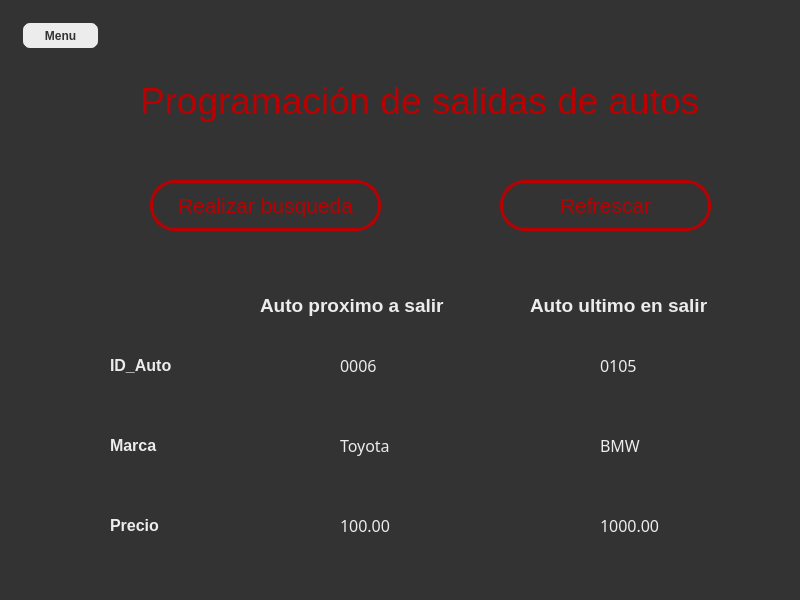
<?xml version="1.0" encoding="UTF-8"?>
<ui version="4.0">
 <class>PaginaSalida</class>
 <widget class="QMainWindow" name="PaginaSalida">
  <property name="geometry">
   <rect>
    <x>0</x>
    <y>0</y>
    <width>800</width>
    <height>600</height>
   </rect>
  </property>
  <property name="windowTitle">
   <string>MainWindow</string>
  </property>
  <property name="styleSheet">
   <string notr="true">background-color: rgb(51, 51, 51);</string>
  </property>
  <widget class="QWidget" name="centralwidget">
   <widget class="QPushButton" name="btn_Menu">
    <property name="geometry">
     <rect>
      <x>20</x>
      <y>20</y>
      <width>81</width>
      <height>31</height>
     </rect>
    </property>
    <property name="font">
     <font>
      <family>Nirmala UI</family>
      <weight>75</weight>
      <bold>true</bold>
     </font>
    </property>
    <property name="styleSheet">
     <string notr="true">border-style: solid;
border-width: 3px;
background-color: rgb(236, 236, 236);
color: rgb(51, 51, 51);
border-radius: 10px;</string>
    </property>
    <property name="text">
     <string>Menu</string>
    </property>
   </widget>
   <widget class="QLabel" name="label_3">
    <property name="geometry">
     <rect>
      <x>140</x>
      <y>60</y>
      <width>601</width>
      <height>81</height>
     </rect>
    </property>
    <property name="font">
     <font>
      <family>Microsoft JhengHei UI</family>
      <pointsize>28</pointsize>
     </font>
    </property>
    <property name="styleSheet">
     <string notr="true">background-color: rgb(51, 51, 51);
color: rgb(186, 0, 0);</string>
    </property>
    <property name="text">
     <string>Programación de salidas de autos</string>
    </property>
   </widget>
   <widget class="QPushButton" name="btn_busqueda">
    <property name="geometry">
     <rect>
      <x>150</x>
      <y>180</y>
      <width>231</width>
      <height>51</height>
     </rect>
    </property>
    <property name="font">
     <font>
      <pointsize>16</pointsize>
     </font>
    </property>
    <property name="styleSheet">
     <string notr="true">border-style: solid;
border-width: 3px;
border-color: rgb(186, 0, 0);
background-color: rgb(51, 51, 51);
color: rgb(186, 0, 0);
border-radius: 25px;</string>
    </property>
    <property name="text">
     <string>Realizar busqueda</string>
    </property>
   </widget>
   <widget class="QPushButton" name="btn_refrescar">
    <property name="geometry">
     <rect>
      <x>500</x>
      <y>180</y>
      <width>211</width>
      <height>51</height>
     </rect>
    </property>
    <property name="font">
     <font>
      <pointsize>16</pointsize>
     </font>
    </property>
    <property name="styleSheet">
     <string notr="true">border-style: solid;
border-width: 3px;
border-color: rgb(186, 0, 0);
background-color: rgb(51, 51, 51);
color: rgb(186, 0, 0);
border-radius: 25px;</string>
    </property>
    <property name="text">
     <string>Refrescar</string>
    </property>
   </widget>
   <widget class="QLabel" name="label">
    <property name="geometry">
     <rect>
      <x>260</x>
      <y>290</y>
      <width>191</width>
      <height>31</height>
     </rect>
    </property>
    <property name="font">
     <font>
      <family>Nirmala UI</family>
      <pointsize>14</pointsize>
      <weight>75</weight>
      <bold>true</bold>
     </font>
    </property>
    <property name="styleSheet">
     <string notr="true">color: rgb(236, 236, 236);</string>
    </property>
    <property name="text">
     <string>Auto proximo a salir</string>
    </property>
   </widget>
   <widget class="QLabel" name="label_2">
    <property name="geometry">
     <rect>
      <x>530</x>
      <y>290</y>
      <width>191</width>
      <height>31</height>
     </rect>
    </property>
    <property name="font">
     <font>
      <family>Nirmala UI</family>
      <pointsize>14</pointsize>
      <weight>75</weight>
      <bold>true</bold>
     </font>
    </property>
    <property name="styleSheet">
     <string notr="true">color: rgb(236, 236, 236);</string>
    </property>
    <property name="text">
     <string>Auto ultimo en salir</string>
    </property>
   </widget>
   <widget class="QLabel" name="label_4">
    <property name="geometry">
     <rect>
      <x>110</x>
      <y>350</y>
      <width>81</width>
      <height>31</height>
     </rect>
    </property>
    <property name="font">
     <font>
      <family>Nirmala UI</family>
      <pointsize>12</pointsize>
      <weight>75</weight>
      <bold>true</bold>
     </font>
    </property>
    <property name="styleSheet">
     <string notr="true">color: rgb(236, 236, 236);</string>
    </property>
    <property name="text">
     <string>ID_Auto</string>
    </property>
   </widget>
   <widget class="QLabel" name="label_5">
    <property name="geometry">
     <rect>
      <x>110</x>
      <y>430</y>
      <width>81</width>
      <height>31</height>
     </rect>
    </property>
    <property name="font">
     <font>
      <family>Nirmala UI</family>
      <pointsize>12</pointsize>
      <weight>75</weight>
      <bold>true</bold>
     </font>
    </property>
    <property name="styleSheet">
     <string notr="true">color: rgb(236, 236, 236);</string>
    </property>
    <property name="text">
     <string>Marca</string>
    </property>
   </widget>
   <widget class="QLabel" name="label_6">
    <property name="geometry">
     <rect>
      <x>110</x>
      <y>510</y>
      <width>81</width>
      <height>31</height>
     </rect>
    </property>
    <property name="font">
     <font>
      <family>Nirmala UI</family>
      <pointsize>12</pointsize>
      <weight>75</weight>
      <bold>true</bold>
     </font>
    </property>
    <property name="styleSheet">
     <string notr="true">color: rgb(236, 236, 236);</string>
    </property>
    <property name="text">
     <string>Precio</string>
    </property>
   </widget>
   <widget class="QLabel" name="label_7">
    <property name="geometry">
     <rect>
      <x>340</x>
      <y>350</y>
      <width>81</width>
      <height>31</height>
     </rect>
    </property>
    <property name="font">
     <font>
      <family>Nirmala UI Semilight</family>
      <pointsize>12</pointsize>
      <weight>50</weight>
      <bold>false</bold>
     </font>
    </property>
    <property name="styleSheet">
     <string notr="true">color: rgb(236, 236, 236);</string>
    </property>
    <property name="text">
     <string>0006</string>
    </property>
   </widget>
   <widget class="QLabel" name="label_8">
    <property name="geometry">
     <rect>
      <x>340</x>
      <y>510</y>
      <width>81</width>
      <height>31</height>
     </rect>
    </property>
    <property name="font">
     <font>
      <family>Nirmala UI Semilight</family>
      <pointsize>12</pointsize>
      <weight>50</weight>
      <bold>false</bold>
     </font>
    </property>
    <property name="styleSheet">
     <string notr="true">color: rgb(236, 236, 236);</string>
    </property>
    <property name="text">
     <string>100.00 </string>
    </property>
   </widget>
   <widget class="QLabel" name="label_9">
    <property name="geometry">
     <rect>
      <x>340</x>
      <y>430</y>
      <width>81</width>
      <height>31</height>
     </rect>
    </property>
    <property name="font">
     <font>
      <family>Nirmala UI Semilight</family>
      <pointsize>12</pointsize>
      <weight>50</weight>
      <bold>false</bold>
     </font>
    </property>
    <property name="styleSheet">
     <string notr="true">color: rgb(236, 236, 236);</string>
    </property>
    <property name="text">
     <string>Toyota </string>
    </property>
   </widget>
   <widget class="QLabel" name="label_10">
    <property name="geometry">
     <rect>
      <x>600</x>
      <y>430</y>
      <width>81</width>
      <height>31</height>
     </rect>
    </property>
    <property name="font">
     <font>
      <family>Nirmala UI Semilight</family>
      <pointsize>12</pointsize>
      <weight>50</weight>
      <bold>false</bold>
     </font>
    </property>
    <property name="styleSheet">
     <string notr="true">color: rgb(236, 236, 236);</string>
    </property>
    <property name="text">
     <string>BMW</string>
    </property>
   </widget>
   <widget class="QLabel" name="label_11">
    <property name="geometry">
     <rect>
      <x>600</x>
      <y>510</y>
      <width>81</width>
      <height>31</height>
     </rect>
    </property>
    <property name="font">
     <font>
      <family>Nirmala UI Semilight</family>
      <pointsize>12</pointsize>
      <weight>50</weight>
      <bold>false</bold>
     </font>
    </property>
    <property name="styleSheet">
     <string notr="true">color: rgb(236, 236, 236);</string>
    </property>
    <property name="text">
     <string>1000.00</string>
    </property>
   </widget>
   <widget class="QLabel" name="label_12">
    <property name="geometry">
     <rect>
      <x>600</x>
      <y>350</y>
      <width>81</width>
      <height>31</height>
     </rect>
    </property>
    <property name="font">
     <font>
      <family>Nirmala UI Semilight</family>
      <pointsize>12</pointsize>
      <weight>50</weight>
      <bold>false</bold>
     </font>
    </property>
    <property name="styleSheet">
     <string notr="true">color: rgb(236, 236, 236);</string>
    </property>
    <property name="text">
     <string>0105</string>
    </property>
   </widget>
  </widget>
 </widget>
 <resources/>
 <connections/>
</ui>
